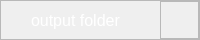
               <widget class="QFrame" name="footer">
                <property name="minimumSize">
                 <size>
                  <width>0</width>
                  <height>40</height>
                 </size>
                </property>
                <property name="maximumSize">
                 <size>
                  <width>16777215</width>
                  <height>40</height>
                 </size>
                </property>
                <property name="styleSheet">
                 <string notr="true">QPushButton{
border:0;
}</string>
                </property>
                <property name="frameShape">
                 <enum>QFrame::StyledPanel</enum>
                </property>
                <property name="frameShadow">
                 <enum>QFrame::Raised</enum>
                </property>
                <layout class="QHBoxLayout" name="horizontalLayout_18">
                 <property name="spacing">
                  <number>0</number>
                 </property>
                 <property name="leftMargin">
                  <number>0</number>
                 </property>
                 <property name="topMargin">
                  <number>0</number>
                 </property>
                 <property name="rightMargin">
                  <number>0</number>
                 </property>
                 <property name="bottomMargin">
                  <number>0</number>
                 </property>
                 <item>
                  <widget class="QPushButton" name="outfolderBtn">
                   <property name="maximumSize">
                    <size>
                     <width>30</width>
                     <height>30</height>
                    </size>
                   </property>
                   <property name="cursor">
                    <cursorShape>PointingHandCursor</cursorShape>
                   </property>
                   <property name="toolTip">
                    <string>Output Folder</string>
                   </property>
                   <property name="text">
                    <string/>
                   </property>
                   <property name="icon">
                    <iconset resource="cliptimizer.qrc">
                     <normaloff>:/Cliptimizer/icons/outfolder.svg</normaloff>:/Cliptimizer/icons/outfolder.svg</iconset>
                   </property>
                   <property name="iconSize">
                    <size>
                     <width>25</width>
                     <height>25</height>
                    </size>
                   </property>
                  </widget>
                 </item>
                 <item>
                  <widget class="QLabel" name="outfolder">
                   <property name="font">
                    <font>
                     <pointsize>12</pointsize>
                    </font>
                   </property>
                   <property name="styleSheet">
                    <string notr="true">color: rgb(255, 255, 255);</string>
                   </property>
                   <property name="text">
                    <string>output folder</string>
                   </property>
                  </widget>
                 </item>
                 <item>
                  <widget class="QFrame" name="frame_13">
                   <property name="layoutDirection">
                    <enum>Qt::LeftToRight</enum>
                   </property>
                   <property name="styleSheet">
                    <string notr="true"/>
                   </property>
                   <property name="frameShape">
                    <enum>QFrame::NoFrame</enum>
                   </property>
                   <property name="frameShadow">
                    <enum>QFrame::Raised</enum>
                   </property>
                   <layout class="QHBoxLayout" name="horizontalLayout_19">
                    <property name="spacing">
                     <number>0</number>
                    </property>
                    <property name="sizeConstraint">
                     <enum>QLayout::SetDefaultConstraint</enum>
                    </property>
                    <property name="leftMargin">
                     <number>0</number>
                    </property>
                    <property name="topMargin">
                     <number>0</number>
                    </property>
                    <property name="rightMargin">
                     <number>0</number>
                    </property>
                    <property name="bottomMargin">
                     <number>0</number>
                    </property>
                    <item>
                     <widget class="QPushButton" name="pauseBtn">
                      <property name="maximumSize">
                       <size>
                        <width>30</width>
                        <height>30</height>
                       </size>
                      </property>
                      <property name="cursor">
                       <cursorShape>PointingHandCursor</cursorShape>
                      </property>
                      <property name="focusPolicy">
                       <enum>Qt::NoFocus</enum>
                      </property>
                      <property name="toolTip">
                       <string>Pause</string>
                      </property>
                      <property name="styleSheet">
                       <string notr="true"/>
                      </property>
                      <property name="text">
                       <string/>
                      </property>
                      <property name="icon">
                       <iconset resource="cliptimizer.qrc">
                        <normaloff>:/Cliptimizer/icons/pause.svg</normaloff>:/Cliptimizer/icons/pause.svg</iconset>
                      </property>
                      <property name="iconSize">
                       <size>
                        <width>25</width>
                        <height>25</height>
                       </size>
                      </property>
                      <property name="shortcut">
                       <string>Space</string>
                      </property>
                      <property name="flat">
                       <bool>true</bool>
                      </property>
                     </widget>
                    </item>
                   </layout>
                  </widget>
                 </item>
                 <item>
                  <widget class="QFrame" name="frame_14">
                   <property name="layoutDirection">
                    <enum>Qt::RightToLeft</enum>
                   </property>
                   <property name="frameShape">
                    <enum>QFrame::StyledPanel</enum>
                   </property>
                   <property name="frameShadow">
                    <enum>QFrame::Raised</enum>
                   </property>
                   <layout class="QVBoxLayout" name="verticalLayout_11">
                    <property name="spacing">
                     <number>0</number>
                    </property>
                    <property name="leftMargin">
                     <number>0</number>
                    </property>
                    <property name="topMargin">
                     <number>0</number>
                    </property>
                    <property name="rightMargin">
                     <number>0</number>
                    </property>
                    <property name="bottomMargin">
                     <number>0</number>
                    </property>
                    <item>
                     <widget class="QPushButton" name="fullscreenBtn">
                      <property name="maximumSize">
                       <size>
                        <width>30</width>
                        <height>30</height>
                       </size>
                      </property>
                      <property name="cursor">
                       <cursorShape>PointingHandCursor</cursorShape>
                      </property>
                      <property name="text">
                       <string/>
                      </property>
                      <property name="icon">
                       <iconset resource="cliptimizer.qrc">
                        <normaloff>:/Cliptimizer/icons/fullscreen.svg</normaloff>:/Cliptimizer/icons/fullscreen.svg</iconset>
                      </property>
                      <property name="iconSize">
                       <size>
                        <width>25</width>
                        <height>25</height>
                       </size>
                      </property>
                     </widget>
                    </item>
                   </layout>
                  </widget>
                 </item>
                </layout>
               </widget>
